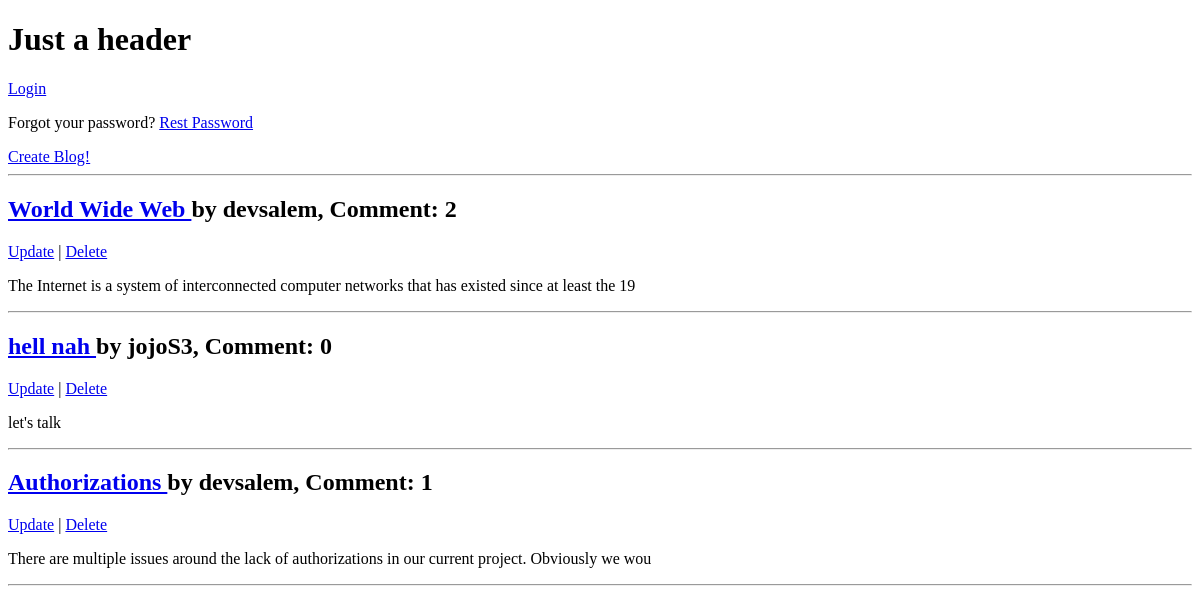
Before: / with the older database file.
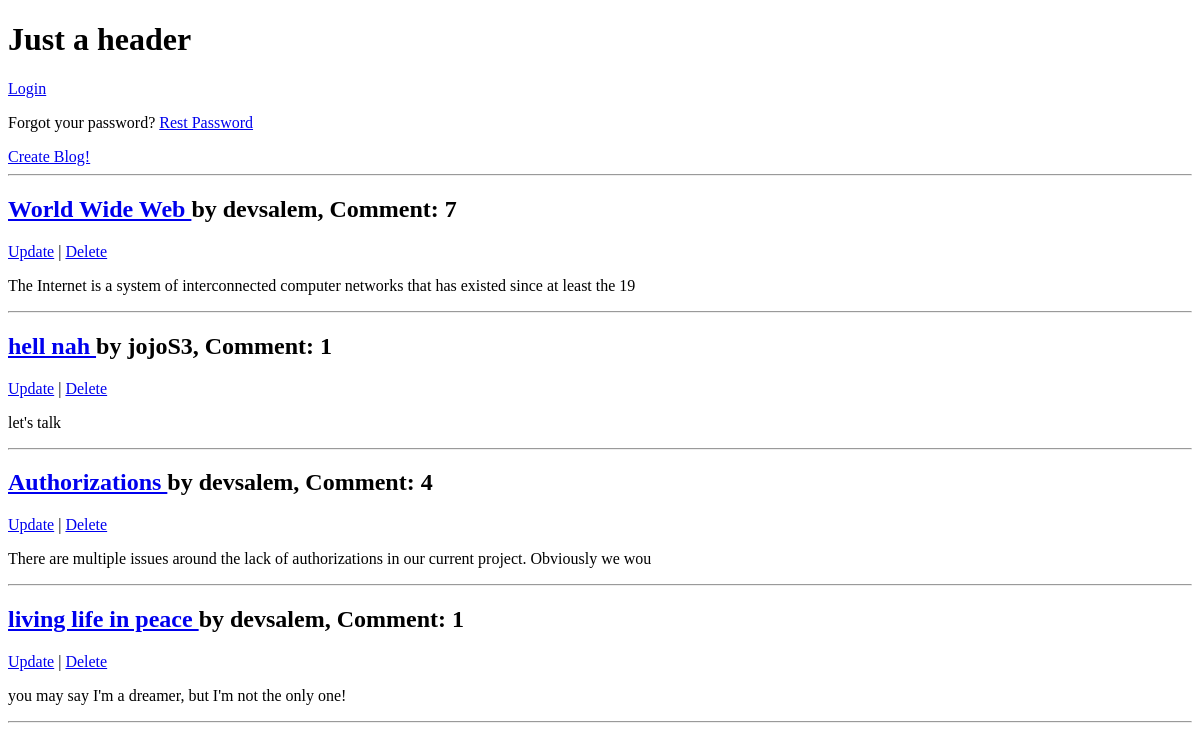
After: the same page with the newer database file.
### blog/models.py (models this page shows, shortened)
class Blog(models.Model):
    created_at = fields.DateTimeField(auto_now_add=True)
    title = fields.CharField(max_length=500)
    body = fields.TextField(blank=True)
    author = ForeignKey(
        get_user_model(),
        on_delete=models.CASCADE,
    )

### blog/views.py (the view)
# urls.py: path("", views.BlogListView.as_view(), name="blogs"),
class BlogListView(ListView):
    model = Blog
    template_name = "blog/blogs.html"

### blog/templates/blog/blogs.html (shortened to what this page needs)
<!DOCTYPE html>
<html lang="en">
<head>
</head>
<body>
    {% include 'base.html'%}
    <a href="{% url 'create-blog' %}">Create Blog!</a>
    <hr>
    {% for blog in object_list %}
    <h2>
        <a href="{% url 'blog' blog.id %}">
            {{blog.title|slice:":20"}}
        </a>
        by {{blog.author}},
        Comment: {{blog.comment_set.count}}
    </h2>
    <p>
        <a href="{% url 'update-blog' blog.id %}">Update</a>
        |
        <a href="{% url 'delete-blog' blog.id %}">Delete</a>
    </p>
    <p>{{blog.body|slice:":100"}}</p>
    <hr>
    {% endfor %}
</body>
</html>

Changed rows visible on the page:
computed for Blog "World Wide Web": comment_set.count "2" → "7"
computed for Blog "hell nah": comment_set.count "0" → "1"
computed for Blog "Authorizations": comment_set.count "1" → "4"
added Blog: title "living life in peace", author "devsalem", comment_set.count "1", body "you may say I'm a dreamer, but I'm not the only one!"
